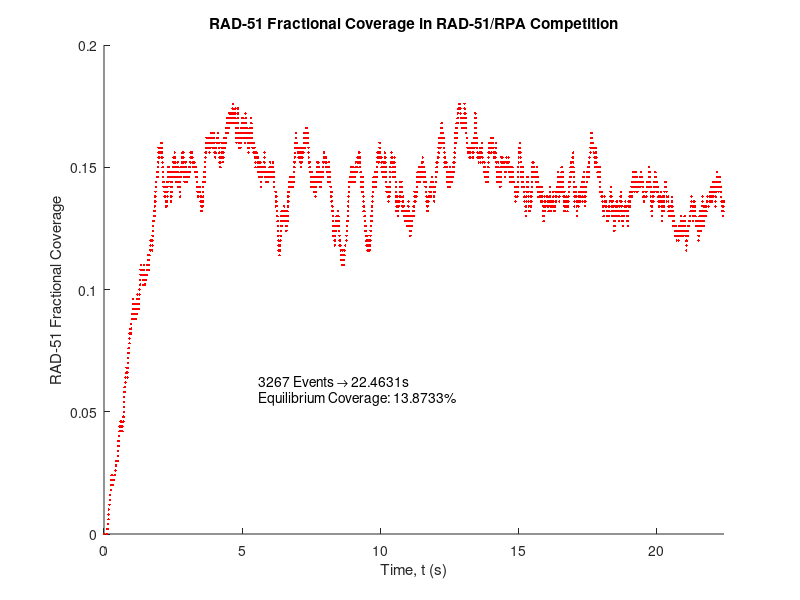

Write MATLAB code to recreate this figure.
clear all;
close all;

% This code will model the competition between RAD51 and RPA in two stages.
% The first stage will include binding RPA to the lattice at random
% locations to act as an "initial condition" for the lattice. The second
% stage will actually model the competition between the hinging part of RPA
% and the RAD51 molecules. These two will be able to easily bind and unbind
% from the lattice (assuming there's a free location) but the entire RPA
% molecule will not unbind from the lattice.

N = 1000;   %length of DNA lattice
DNA = zeros(1,N);
minIterations = 1000;    %minimum number of events that will occur in competition stage

% % % 1st STAGE % % %
RPA_n = 30; %length of RPA molecule
RPA_BindProb = 0.5; %binding probability of RPA molecules
Repetitions = 100;  %how many times RPA molecules will attempt to bind

RPA_BindSpot = zeros(1,Repetitions);
xRPA_Bound = 0;

RPAa_n = ceil(RPA_n/2); %size of A piece of RPA
RPAd_n = RPA_n-RPAa_n;  %size of D piece of RPA

% Memory Allocation arrays
RPA_BindHist = zeros(1,Repetitions);
BoundRPA = zeros(1,Repetitions);

for a = 1:Repetitions
    RPA_BindSpot(a) = randi(N-(RPA_n-1));    %random location to attempt binding
    if DNA(RPA_BindSpot(a):RPA_BindSpot(a)+(RPA_n-1))==0 & rand <= RPA_BindProb  %checks for free location and binding probability
        DNA(RPA_BindSpot(a):RPA_BindSpot(a)+(RPAa_n-1)) = 1; %binds RPA to lattice (A piece)
        DNA(RPA_BindSpot(a)+(RPAa_n):RPA_BindSpot(a)+(RPAa_n)+(RPAd_n-1)) = 3;    %D piece of RPA
        xRPA_Bound = xRPA_Bound+1;
        RPA_BindHist(a) = RPA_BindSpot(a);
    end
    BoundRPA(a) = xRPA_Bound;  %counts how many RPA molecules are currently bound
end
RPA_Saturation = length(find(DNA ~= 0))/N;

x = 1:Repetitions;

% figure();
% scatter(x,BoundRPA,5,'r','filled');
% xlabel('Iterations');
% ylabel('Bound RPA Molecules');
% title('Bound RPA vs. Iterations');

% % % 2nd STAGE % % %
% BoundAtSpot arrays
RPAd_BoundAtSpot = zeros(1,N);
RAD51_BoundAtSpot = zeros(1,N);

% RAD51 Properties and Arrays
RAD51_n = 2;    %length of protein
RAD51_k_on = 1; %kinetic rate constant for binding
RAD51_k_off = 1;    %kinetic rate constant for unbinding
RAD51_L = 1;    %concentration of molecules

RAD51_K = RAD51_k_on/RAD51_k_off;   %equilibrium constant

% RPA Properties and Arrays
RPAd_n = floor(RPA_n/2);    %size of D piece of RPA (part that hinges open)
RPAd_k_on = 1;  %kinetic rate constant for binding
RPAd_k_off = 1; %kinetic rate constant for unbinding

RPAd_K = RPAd_k_on/RPAd_k_off;  %equilibrium constant

% memory allocation arrays
a_RPAdUnbind = zeros(1,minIterations);
a_RAD51Bind = zeros(1,minIterations);
a_RAD51Unbind = zeros(1,minIterations);
a_RPAdBind = zeros(1,minIterations);
a_0 = zeros(1,minIterations);
xRPAd_Bound = zeros(1,minIterations); %number of bound molecules for each protein
xRAD51_Bound = zeros(1,minIterations);
xRPAd_Free = zeros(1,minIterations); %number of free locations for each protein
xRAD51_Free = zeros(1,minIterations);
t = zeros(1,minIterations);
dt = zeros(1,minIterations);
j = zeros(1,minIterations);
RPAd_BindSpot = zeros(1,minIterations);
RPAd_UnbindSpot = zeros(1,minIterations);
RAD51_BindSpot = zeros(1,minIterations);
RAD51_UnbindSpot = zeros(1,minIterations);
RAD51_FracCover = zeros(1,minIterations);
RAD51_BoundAtSpot = zeros(1,N);

% initial conditions for the lattice (already saturated with RPA - D parts all bound)
xRPAd_Bound(1) = xRPA_Bound;    %number of bound D-pieces of RPA
xRAD51_Bound(1) = 0;    %number of bound RAD51 proteins
xRPAd_Free(1) = 0;  %how many locations where RPAd can rebind
xRAD51_Free(1) = 0; %how many locations where RAD51 can bind
t(1) = 0;
RPAd_BindCounter = 0;
RPAd_UnbindCounter = 0;
RAD51_BindCounter = 0;
RAD51_UnbindCounter = 0;
xRPAd_Free(1) = 0;
xRAD51_Free(1) = 0;
RAD51_FracCover(1) = 0;

% Preparing for the actual reactions
Events = 1;
Equilibrium = 0;

while ~Equilibrium  %loops until the system reaches equilibrium
%     propensity functions/probabilities of reactions
    a_RPAdUnbind(Events) = RPAd_k_off*xRPAd_Bound(Events);  %RPA hinges open
    a_RAD51Bind(Events) = RAD51_k_on*RAD51_L*xRAD51_Free(Events);   %RAD51 binds
    a_RAD51Unbind(Events) = RAD51_k_off*xRAD51_Bound(Events);   %RAD51 unbinds
    a_RPAdBind(Events) = RPAd_k_on*xRPAd_Free(Events);  %RPA hinges closed
    a_0(Events) = a_RPAdUnbind(Events)+a_RAD51Bind(Events)+a_RAD51Unbind(Events)+a_RPAdBind(Events);
    
%     First Reaction Method to choose what reaction occurs
    R_1 = rand;
    R_2 = rand;
    R_3 = rand;
    R_4 = rand;
    tau = [(1/a_RPAdUnbind(Events))*log(1/R_1),(1/a_RAD51Bind(Events))*log(1/R_2),(1/a_RAD51Unbind(Events))*log(1/R_3),(1/a_RPAdBind(Events))*log(1/R_4)];
    dt(Events) = min(tau);
    j(Events) = find(tau == min(tau));
    
%     Stores where proteins are bound
    RPAd_BoundAtSpot = zeros(1,N);  %clears RPAd_BoundAtSpot
    RPAd_OnSpots = find(diff([1 DNA 1]) == 2);   %list of where RPAd is bound
    RPAd_BoundAtSpot(RPAd_OnSpots) = 1;  %all locations where RPAd is bound
    RAD51_LeftEnds = find(diff([1 DNA(1:N-(RAD51_n-1)) 1]) == 5 | diff([1 DNA(1:N-(RAD51_n-1)) 1]) == -4);   %left ends of all available RAD51 binding locations
    RPAd_LeftEnds = find(diff([1 DNA(1:N-(RPAd_n-1)) 1]) == 5);   %left ends of all possible binding locations for RPAd
    
%     Follow through with whichever reaction was chosen to occur
    if j(Events) == 1    %D-part of RPA unbinds from the lattice
        pos_RPAd_Unbind = randi(length(RPAd_OnSpots));
        RPAd_UnbindSpot(Events) = RPAd_OnSpots(pos_RPAd_Unbind);    %random location for RPA to unbind is determined
        DNA(RPAd_UnbindSpot(Events):RPAd_UnbindSpot(Events)+(RPAd_n-1)) = 6;   %unbinds D-piece of RPA
        
%         Update populations for each type of location/spot
        xRPAd_Bound(Events+1) = xRPAd_Bound(Events)-1;
        xRAD51_Bound(Events+1) = xRAD51_Bound(Events);
        xRPAd_Free(Events+1) = sum(max(find(diff([1 DNA 1]) == -6 | diff([1 DNA 1]) == -5 | diff([1 DNA 1]) == 4)-find(diff([1 DNA 1]) == 5 | diff([1 DNA 1]) == -4)-RPAd_n+1,0));   %number of free spots which RPAd can rebind
        xRAD51_Free(Events+1) = sum(max(find(diff([1 DNA 1]) == -6 | diff([1 DNA 1]) == -5 | diff([1 DNA 1]) == 4)-find(diff([1 DNA 1]) == 5 | diff([1 DNA 1]) == -4)-RAD51_n+1,0));   %number of free spots which RAD51 can bind
        
%         Bug checking
        RPAd_UnbindCounter = RPAd_UnbindCounter+1;     
    elseif j(Events) == 2    %RAD-51 protein binds to the lattice
        RAD51_FreeCounter = 0;
        RAD51_FreeSpots = 0;
        for c = 1:length(RAD51_LeftEnds)
            if DNA(RAD51_LeftEnds(c):RAD51_LeftEnds(c)+(RAD51_n-1)) == 6    %checks if each possible position is free
                RAD51_FreeCounter = RAD51_FreeCounter+1;
                RAD51_FreeSpots(RAD51_FreeCounter) = RAD51_LeftEnds(c);   %all possilble locations for any type of binding
            end
        end
        pos_RAD51_Bind = randi(length(RAD51_FreeSpots));
        RAD51_BindSpot(Events) = RAD51_FreeSpots(pos_RAD51_Bind);
        
%         Binding happens
        DNA(RAD51_BindSpot(Events):RAD51_BindSpot(Events)+(RAD51_n-1)) = 10;
        RAD51_BoundAtSpot(RAD51_BindSpot(Events)) = 1;  %shows RAD51 is now bound at location

%         Update populations for each type of location/spot
        xRPAd_Bound(Events+1) = xRPAd_Bound(Events);
        xRAD51_Bound(Events+1) = xRAD51_Bound(Events)+1;
        xRPAd_Free(Events+1) = sum(max(find(diff([1 DNA 1]) == -6 | diff([1 DNA 1]) == -5 | diff([1 DNA 1]) == 4)-find(diff([1 DNA 1]) == 5 | diff([1 DNA 1]) == -4)-RPAd_n+1,0));   %number of free spots which RPAd can rebind
        xRAD51_Free(Events+1) = sum(max(find(diff([1 DNA 1]) == -6 | diff([1 DNA 1]) == -5 | diff([1 DNA 1]) == 4)-find(diff([1 DNA 1]) == 5 | diff([1 DNA 1]) == -4)-RAD51_n+1,0));   %number of free spots which RAD51 can bind

%         Bug Checking
        RAD51_BindCounter = RAD51_BindCounter+1;
    elseif j(Events) == 3    %RAD-51 protein unbinds from the lattice
        RAD51_OnSpots = find(RAD51_BoundAtSpot == 1);
        pos_RAD51_Unbind = randi(length(RAD51_OnSpots));
        RAD51_UnbindSpot(Events) = RAD51_OnSpots(pos_RAD51_Unbind);   %random location for RAD51 to unbind
        
%         Unbinding happens
        DNA(RAD51_UnbindSpot(Events):RAD51_UnbindSpot(Events)+(RAD51_n-1)) = 6; %unbinds RAD51 from lattice
        RAD51_BoundAtSpot(RAD51_UnbindSpot(Events)) = 0;    %shows RAD51 is no longer bound at spot
        
%         Update populations for each type of location/spot
        xRPAd_Bound(Events+1) = xRPAd_Bound(Events);
        xRAD51_Bound(Events+1) = xRAD51_Bound(Events)-1;
        xRPAd_Free(Events+1) = sum(max(find(diff([1 DNA 1]) == -6 | diff([1 DNA 1]) == -5 | diff([1 DNA 1]) == 4)-find(diff([1 DNA 1]) == 5 | diff([1 DNA 1]) == -4)-RPAd_n+1,0));   %number of free spots which RPAd can rebind
        xRAD51_Free(Events+1) = sum(max(find(diff([1 DNA 1]) == -6 | diff([1 DNA 1]) == -5 | diff([1 DNA 1]) == 4)-find(diff([1 DNA 1]) == 5 | diff([1 DNA 1]) == -4)-RAD51_n+1,0));   %number of free spots which RAD51 can bind        
        
%         Bug Checking
        RAD51_UnbindCounter = RAD51_UnbindCounter+1;
    elseif j(Events) == 4    %D-part of RPA re-binds to the lattice
        RPAd_FreeCounter = 0;
        RPAd_FreeSpots = 0;
        for d = 1:length(RPAd_LeftEnds)
            if DNA(RPAd_LeftEnds(d):RPAd_LeftEnds(d)+(RPAd_n-1)) == 6    %checks if each possible position is free
                RPAd_FreeCounter = RPAd_FreeCounter+1;
                RPAd_FreeSpots(RPAd_FreeCounter) = RPAd_LeftEnds(d);   %all possilble locations for RAD51 to bind
            end
        end
        pos_RPAd_Bind = randi(length(RPAd_FreeSpots));
        RPAd_BindSpot(Events) = RPAd_FreeSpots(pos_RPAd_Bind);

%         Binding happens
        DNA(RPAd_BindSpot(Events):RPAd_BindSpot(Events)+(RPAd_n-1)) = 3;    %rebinds RPAd to lattice

%         Update populations for each type of location/spot
        xRPAd_Bound(Events+1) = xRPAd_Bound(Events)+1;
        xRAD51_Bound(Events+1) = xRAD51_Bound(Events);
        xRPAd_Free(Events+1) = sum(max(find(diff([1 DNA 1]) == -6 | diff([1 DNA 1]) == -5 | diff([1 DNA 1]) == 4)-find(diff([1 DNA 1]) == 5 | diff([1 DNA 1]) == -4)-RPAd_n+1,0));   %number of free spots which RPAd can rebind
        xRAD51_Free(Events+1) = sum(max(find(diff([1 DNA 1]) == -6 | diff([1 DNA 1]) == -5 | diff([1 DNA 1]) == 4)-find(diff([1 DNA 1]) == 5 | diff([1 DNA 1]) == -4)-RAD51_n+1,0));   %number of free spots which RAD51 can bind

%          Bug Checking
        RPAd_BindCounter = RPAd_BindCounter+1;
    end
    
    t(Events+1) = t(Events)+dt(Events); %advance time
    RAD51_FracCover(Events+1) = length(find(DNA == 10))/N;  %calculates RAD51 saturation
    
    if Events >= minIterations    %loop to check if system is in equilibrium or not
        PreviousStates = RAD51_FracCover(Events-101:Events-1);   %states of the system over that las 100 events
        EqTest = PreviousStates(1:10:end);    %state of the system each of the last 10 events for the last 100 events
        RAD51_FracCover_Change = abs(diff(EqTest)); %changes of the state for the last 10 events the last 100 events
        if mean(RAD51_FracCover_Change) <= 0.0015
            Equilibrium = 1;
        else
            Equilibrium = 0;
        end
    end
    
    Events = Events+1;
end

RAD51_EqFracCover = mean(PreviousStates);    %Equilibrium Fractional Coverage of RAD51

% Calculates how many times each type of event occured in the simulation
RPAd_UnbindingEvents = length(find(j == 1));
RAD51_BindingEvents = length(find(j == 2));
RAD51_UnbindingEvents = length(find(j == 3));
RPAd_BindingEvents = length(find(j == 4));
EventTypes = [RPAd_UnbindingEvents RAD51_BindingEvents RAD51_UnbindingEvents RPAd_BindingEvents];

figure('name','Non-Cooperative Model');
scatter(t,RAD51_FracCover,3,'r','filled');
xlabel('Time, t (s)');
xlim([0 max(t)]);
ylabel('RAD-51 Fractional Coverage');
title('RAD-51 Fractional Coverage in RAD-51/RPA Competition');
text(0.25*max(t),0.45*RAD51_EqFracCover,[num2str(Events-1), ' Events \rightarrow ' num2str(max(t)),'s']);
text(0.25*max(t),0.4*RAD51_EqFracCover,['Equilibrium Coverage: ' num2str(RAD51_EqFracCover*100) '%']);